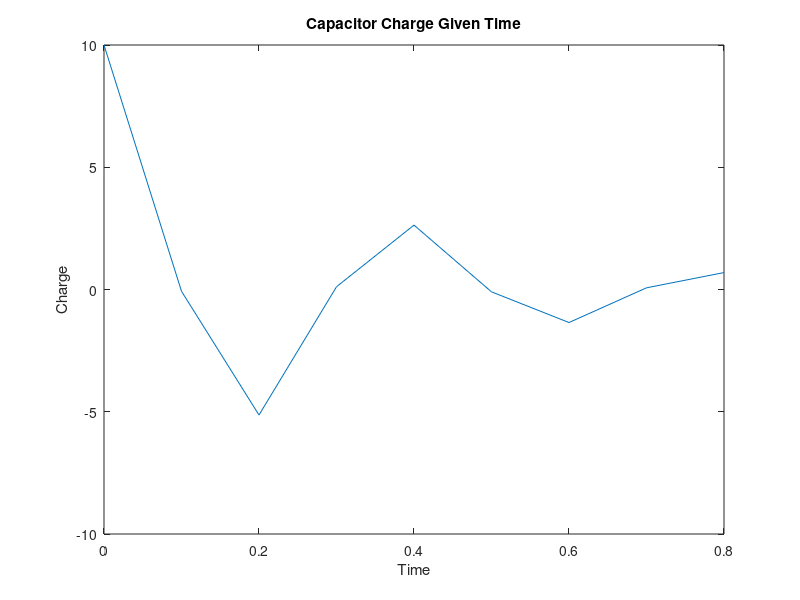

The MATLAB script that drew this image:
%Function Describing time from 0.1 to 0.8 in 0.1 unit intervals
t = 0:0.1:0.8;
%Variable Constants Added
q0 = 10
R = 60
L = 9
C = 0.00005
%Replica of Equation representing capacitor charge given time
qt = q0*exp(((-R.*t)/(2*L))).*cos(sqrt((1/(L*C))-(R/(2*L))^2).*t)

%Plotting the charge over the time
plot (t,qt)
%Using Hold command to stay focused on plot #1
hold on
%Added Title and X and Y labels to plot # 1
title ('Capacitor Charge Given Time')
xlabel ('Time')
ylabel ('Charge')